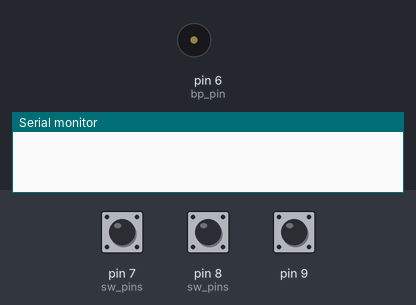
Recording of a sketch running on a simulated Arduino Leonardo, built with avr-gcc and run on an emulated ATmega32U4. Parts: buzzer (waves = sounding), the last lines printed to the serial monitor. The test bench sets the inputs (shaded band); at power-on: pin 7 (sw_pins) HIGH, pin 8 (sw_pins) HIGH, pin 9 HIGH. USB keyboard and mouse output is not drawn.

Above: at 1.3 s.
1.4 s: pin 7 (sw_pins) pulled LOW for 1 s
At 1.46 s:
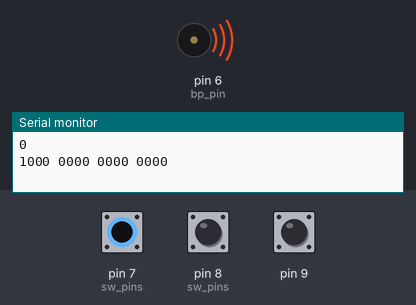
4.4 s: pin 8 (sw_pins) pulled LOW for 1 s
At 6.8 s:
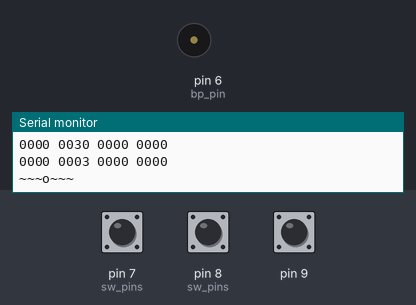
9.5 s: pin 7 (sw_pins) pulled LOW for 0.15 s
At 9.57 s:
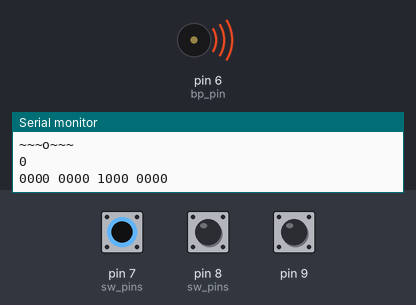
11.4 s: pin 8 (sw_pins) pulled LOW for 0.15 s
At 12.1 s:
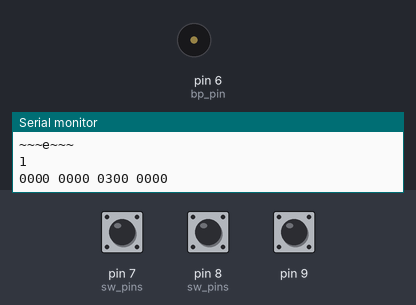
13.6 s: pin 7 (sw_pins) pulsed LOW 2 times (0.12 s each, 0.3 s apart)
At 13.81 s:
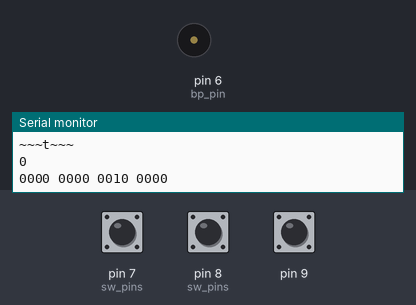
Timing chart, 0 to 16.6 s (numbered marks = the images above; inputs shaded):
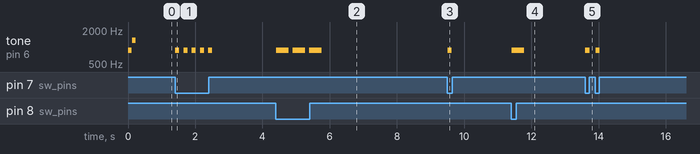

The sketch:

Main.ino
```cpp
#include <Keyboard.h>

///////////////adjust for your own build///////////////////
const int sw_pins[3] = {7,8,9.};  // right, left, shifter
const int bp_pin = 6;             //pin for speaker
const int bp_freq = 880;          //speaker frequency
const int paris_m = 10;           //how many PARIS(50dots) per min.
                                  //check Wikipedia.
const int bp_span = 60000 / (50*paris_m);
                                  //how many milliseconds a dot is.
////////////////////////////////////////////////////////////

long lastbtt, lastbtt_shift;
byte charbuffI = 0;
char charbuffC[24];
byte shiftbuff = 0;
bool sh_cap = false;
bool silent;

void setup(){
  Keyboard.begin();
  Serial.begin(9600);
  for(int i = 0; i < 3; i++){
    pinMode(sw_pins[i], INPUT_PULLUP);
  }
  silent = !digitalRead(sw_pins[2]);
  if(!silent) switchon();
  //lastbtt = false;
}
//

void loop() {
  detectPaddles();
  charEnter();
  detectPRepeat();
  charEnter();

  detechShift();
  shiftEnter();

  Beep();
  delay(10);
}

bool paddle_flag[2] = {false, false};
char tontsu[2] = {'.', '-'};
void detectPaddles(){
  for(int i = 0; i < 2; i++){
    int gauge = 0;
    while(!paddle_flag[i] && digitalRead(sw_pins[i]) == LOW){

        gauge++;
        if(gauge > 1000){
          gauge = 0;
          Serial.println(i);          //buffering
          insMem((i+1)*2 -1);         //{0,1] into [1,3]
          charbuffC[charbuffI] = tontsu[i];
          charbuffI++;                //count up index
          lastbtt = millis();
          break;
        }
    }
    paddle_flag[i] = !digitalRead(sw_pins[i]);
  }
}

void detectPRepeat(){
  for(int i = 0; i < 2; i++){
    if(digitalRead(sw_pins[i]) == LOW
          &&(millis() - lastbtt) > hl_Wait("repeat")){

      insMem((i+1)*2 -1);         //{0,1] into [1,3]
      charbuffC[charbuffI] = tontsu[i];
      charbuffI++;                //count up index
      lastbtt = millis();
    }
  }
}

void charEnter(){
  if((millis() - lastbtt) > hl_Wait("char")
        && charbuffI > 0){

    Serial.print("~~~");
    char ch = CONVtoCHAR(reverseBuff());
    Serial.print(ch);
    Keyboard.write(ch);
    if(sh_cap){
      Keyboard.release(129);
      sh_cap = false;
    }
    Serial.println("~~~");
    charbuffI = 0;
  }//
}

String reverseBuff(){
  String res = "";
  for(int i = 0; i < charbuffI; i++){
    //res += charbuffC[charbuffI - (i+1)];
    res += charbuffC[i];
  }
  return res;
}

int hl_Wait(String mode){
  if(mode == "repeat"){
    if(charbuffC[charbuffI - 1] == '.'){     //char timeout
      return bp_span *2;
    }else{
      return bp_span *4;
    }
  }else if(mode == "char"){
    if(charbuffC[charbuffI - 1] == '.'){     //char timeout
      return bp_span *4;
    }else{
      return bp_span *6;
    }
  }
}
```

BEEP.ino
```cpp
//byte bpMemory[16] = {0,0,0,0, 0,0,0,0 ,0,0,0,0, 0,0,0,0};
byte bpMemory[16] = {0,0,0,0, 0,0,0,0, 0,0,0,0, 0,0,0,0};
byte bpStep = 0;
long lastbp = 0;

void Beep(){
  if(bpMemory[bpStep] > 0){
    if(bpMemory[bpStep] < 10
                 && (millis() - lastbp) > bp_span){
      if(!silent) tone(bp_pin, bp_freq);
      bpMemory[bpStep] += 10;
      lastbp = millis();
    }else if(bpMemory[bpStep] <20
              && (millis() - lastbp)
                  > bpMemory[bpStep] %10 *bp_span){
        noTone(bp_pin);
        bpMemory[bpStep] = 0;
        lastbp = millis();
        bpStep++; if(bpStep > 15) bpStep = 0;
    }
  }
}

void insMem(byte ls){            //writing on bpMemory
  //dispMem();
  byte v = vacantM(bpStep);
  bpMemory [v] = ls;
  dispMem();
}

byte vacantM(byte x){
  if(bpMemory[x] == 0){
    return x;
  }else{
    if(x < 15){
       vacantM(x + 1);
    }else{
       vacantM(0);
    }
  }
}

void dispMem(){
  for( int i = 0; i < 4; i++){
    for(int c = 0; c < 4; c++){
      Serial.print(bpMemory[i*4 + c]);
    }
    Serial.print(' ');
  }
  Serial.println();
}

void  switchon (){
  tone(bp_pin, bp_freq, bp_span -10);
  delay(bp_span );
  tone(bp_pin, bp_freq *1.5, bp_span -10);
}
```

CONVtoCHAR.ino
```cpp
char CONVtoCHAR(String str){
   if     (str == ".-")   {return 'a' ;}
   else if(str == "-...")   {return 'b' ;}
   else if(str == "-.-.")   {return 'c' ;}
   else if(str == "-..")   {return 'd' ;}
   else if(str == ".")   {return 'e' ;}
   else if(str == "..-.")   {return 'f' ;}
   else if(str == "--.")   {return 'g' ;}
   else if(str == "....")   {return 'h' ;}
   else if(str == "..")   {return 'i' ;}
   else if(str == ".---")   {return 'j' ;}
   else if(str == "-.-")   {return 'k' ;}
   else if(str == ".-..")   {return 'l' ;}
   else if(str == "--")   {return 'm' ;}
   else if(str == "-.")   {return 'n' ;}
   else if(str == "---")   {return 'o' ;}
   else if(str == ".--.")   {return 'p' ;}
   else if(str == "--.-")   {return 'q' ;}
   else if(str == ".-.")   {return 'r' ;}
   else if(str == "...")   {return 's' ;}
   else if(str == "-")   {return 't' ;}
   else if(str == "..-")   {return 'u' ;}
   else if(str == "...-")   {return 'v' ;}
   else if(str == ".--")   {return 'w' ;}
   else if(str == "-..-")   {return 'x' ;}
   else if(str == "-.--")   {return 'y' ;}
   else if(str == "--..")   {return 'z' ;}
   else if(str == "-----")   {return '0' ;}
   else if(str == ".----")   {return '1' ;}
   else if(str == "..---")   {return '2' ;}
   else if(str == "...--")   {return '3' ;}
   else if(str == "....-")   {return '4' ;}
   else if(str == ".....")   {return '5' ;}
   else if(str == "-....")   {return '6' ;}
   else if(str == "--...")   {return '7' ;}
   else if(str == "---..")   {return '8' ;}
   else if(str == "----.")   {return '9' ;}
   else if(str == ".-.-.-")   {return '.' ;}
   else if(str == "--..--")   {return 44 ;}
   else if(str == "..--..")   {return '?' ;}
   else if(str == ".----.")   {return 39;}
   else if(str == "-.-.--")   {return '!' ;}
   else if(str == "-..-.")   {return '/' ;}
   else if(str == "-.--.")   {return '(' ;}
   else if(str == "-.--.-")   {return ')' ;}
   else if(str == ".-...")   {return '&' ;}
   else if(str == "---...")   {return ':' ;}
   else if(str == "-.-.-.")   {return ';' ;}
   else if(str == "-...-")   {return '=' ;}
   else if(str == ".-.-.")   {return '+' ;}
   else if(str == "-....-")   {return '-' ;}
   else if(str == "..--.-")   {return '_' ;}
   else if(str == ".--.-.")   {return '@' ;}
   else if(str == ".-..-.")   {return '"' ;}
   else if(str == "...-.")   {return '*' ;}
   else if(str == "-.-.-")   {return 92;}
   else if(str == "---.-")   {return '%' ;}
   else if(str == "--.-.")   {return '#' ;}
   else if(str == "--.-.-")   {return '|' ;}
   else if(str == "......")   {return '^' ;}
   else if(str == ".---..")   {return '~' ;}
   else if(str == "-..-.-")   {return '`' ;}
   else if(str == "...-..")   {return '$' ;}
   else if(str == ".--..")   {return '[' ;}
   else if(str == ".--..-")   {return ']' ;}
   else if(str == ".--.-")   {return '{' ;}
   else if(str == ".--.--")   {return '}' ;}
   else if(str == "-.---")   {return '<' ;}
   else if(str == "-.----")   {return '>' ;}
   else if(str == "..--")   {return 32 ;}
   else if(str == ".-.-")   {return 176;}
   else if(str == "....-.")   {return 129;}
   else if(str == "----")   {return 178;}
   else  {return 178;}            //default: BACKSPACE
}
```

Shifter.ino
```cpp
bool shift_flag = false;
void detechShift(){
  int gauge = 0;
  while(!shift_flag
         && digitalRead(sw_pins[2]) == LOW){
    gauge++;
    if(gauge > 1000){
      Serial.println('S');
      shiftbuff++;                //buffering
      lastbtt_shift = millis();
      break;
    }
  }
  gauge = 0;
  if(digitalRead(sw_pins[2]) == LOW){
    shift_flag = true;
  }else{
    shift_flag = false;
  }
}

void shiftEnter(){
  if((millis() - lastbtt_shift) > bp_span *4
        && shiftbuff > 0){

    Serial.print("sss ");
    Serial.print(shiftbuff);
    shiftAct(shiftbuff);
    Serial.println(" sss");
    shiftbuff = 0;
  }
}


bool caps = false;
void shiftAct(byte b){
  if(b == 1){
    Keyboard.press(129);
    sh_cap = true;
  }else if(b == 2){
    if(!caps){
      Keyboard.press(129);
      caps = !caps;
    }else{
      Keyboard.release(129);
      caps = !caps;
    }
  }else if(b == 3){
     silent = !silent;
     if(!silent) switchon();
  }else if(b == 4){
     Keyboard.print("your username");
  }else if(b == 5){
     Keyboard.print("your password");
  }
}
```

Measured:
- after the input at 1.4 s, tone on pin 6 (bp_pin): alternates 880 Hz for 0.12 s and silent for 0.12 s, 10 changes in all, then stays silent, starting at once
- after the input at 4.4 s, tone on pin 6 (bp_pin): alternates 880 Hz for 0.37 s and silent for 0.12 s, 6 changes in all, then stays silent, starting at once
- after the input at 9.5 s, tone on pin 6 (bp_pin): silent → 880 Hz at once, → silent 0.12 s later
- after the input at 11.4 s, tone on pin 6 (bp_pin): silent → 880 Hz at once, → silent 0.37 s later
- after the input at 13.6 s, tone on pin 6 (bp_pin): alternates 880 Hz for 0.12 s and silent for 0.18 s, 4 changes in all, then stays silent, starting at once
